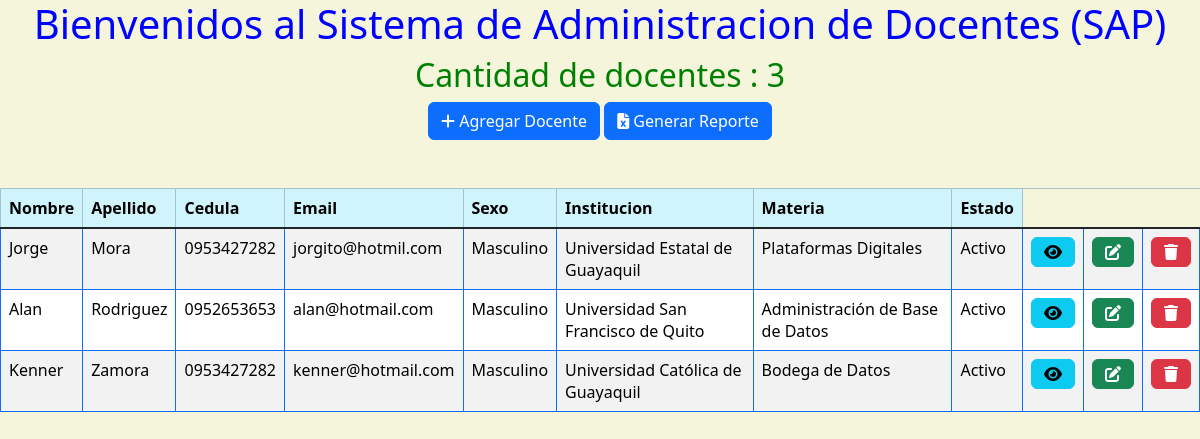
The page / on the database its author committed.
### docentes/models.py (models this page shows, shortened)
class Docente(models.Model):
    SEXO = [
        ("M", "Masculino"),
        ("F", "Femenino"),
    ]
    nombre = models.CharField(max_length=20)
    apellido = models.CharField(max_length=20)
    cedula = models.CharField(max_length=10)
    sexo = models.CharField(max_length=1, choices=SEXO, null=True)
    email = models.CharField(max_length=50)
    institucion = models.ForeignKey(Institucion, on_delete=models.SET_NULL, null=True)
    materia = models.ForeignKey(Materia, on_delete=models.SET_NULL, null=True)
    fecha_de_nacimiento = models.CharField(max_length=50)
    celular = models.CharField(max_length=10)
    activo = models.BooleanField(default=True)

class Institucion(models.Model):
    nombre = models.CharField(max_length=100, null=True)
    direccion = models.CharField(max_length=100, null=True)
    numero = models.CharField(max_length=10, null=True)
    def __str__(self):
        return f'{self.nombre}'

class Materia(models.Model):
    nombre = models.CharField(max_length=100)
    horas = models.IntegerField(null=True)
    institucion = models.ForeignKey(Institucion, on_delete=models.SET_NULL, null=True)
    alumno = models.ForeignKey(Alumno, on_delete=models.SET_NULL, null=True)
    def __str__(self):
        return f'{self.nombre}'

### webapp/views.py (the view)
# urls.py: path('', bienvenida2, name='inicio'),
def bienvenida2(request):
    cantidad_docentes = Docente.objects.count()
    docentes = Docente.objects.order_by('apellido','nombre')
    dict_datos = {'cantidad_docentes': cantidad_docentes, 'docentes': docentes}
    pagina = loader.get_template('bienvenida.html')
    return HttpResponse(pagina.render(dict_datos, request))

### webapp/templates/bienvenida.html (shortened to what this page needs)
<html lang="en">
<head>
    {% load static %}
    <link href="{% static 'fontawesomefree/css/fontawesome.css' %}" rel="stylesheet" type="text/css">
    <link href="{% static 'fontawesomefree/css/brands.css' %}" rel="stylesheet" type="text/css">
    <link href="{% static 'fontawesomefree/css/solid.css' %}" rel="stylesheet" type="text/css">
    <link href="https://cdn.jsdelivr.net/npm/bootstrap@5.3.2/dist/css/bootstrap.min.css" rel="stylesheet">
</head>
<body>
<div class="panel panel-primary" align="center">
    <div class="panel-heading">
    <h1>Bienvenidos al Sistema de Administracion de Docentes (SAP)</h1>
    </div>
<h2>Cantidad de docentes : {{cantidad_docentes}}</h2>
</div>
<div align="center" class="">
    <a href="agregar_docente/" class="btn btn-primary"><i class="fa-solid fa-plus"></i> Agregar Docente </a>
    <a href="generar_reporte/" class="btn btn-primary"><i class="fa-solid fa-file-excel"></i> Generar Reporte </a>
</div>
    <br>
    <br>
<table class="table table-striped table-hover table-bordered border-primary">
    <thead>
        <tr scope="row" class="table-info" >
            <th scope="col" >Nombre</th>
            <th scope="col">Apellido</th>
            <th scope="col">Cedula</th>
            <th scope="col">Email</th>
            <th scope="col">Sexo</th>
            <th scope="col">Institucion</th>
            <th scope="col">Materia</th>
            <th scope="col">Estado</th>
        </tr>
    </thead>
    <tbody class="table-group-divider">
        {% for docente in docentes %}
            <tr scope="row" >
                <td>{{docente.nombre}}</td>
                <td>{{docente.apellido}}</td>
                <td>{{docente.cedula}}</td>
                <td>{{docente.email}}</td>
                <td>{{docente.get_sexo_display}}</td>
                <td>{{docente.institucion}}</td>
                <td>{{docente.materia}}</td>
                <td>
                    {% if docente.activo %}
                            Activo
                      {% else %}
                            Inactivo
                      {% endif %}
                <td><a href="ver_docente/{{docente.id}}" class="btn btn-info"><i class="fa-solid fa-eye"></i></a></td>
                <td><a href="modificar_docente/{{docente.id}}" class="btn btn-success"><i class="fa-solid fa-pen-to-square"></i></a></td>
                <td><a href="eliminar_docente/{{docente.id}}" class="btn btn-danger"><i class="fa-solid fa-trash"></i></a></td>
            </tr>
        {% endfor %}
    </tbody>
</table>
</body>
</html>

### webapp/templates/bienvenida.html (style rules this page uses)
body { background-color:beige; }
h1 { color:blue; }
h2 { color:green; }

### rows shown on the page
Docente: nombre "Jorge", apellido "Mora", cedula "0953427282", email "jorgito@hotmil.com", sexo "Masculino", institucion "Universidad Estatal de Guayaquil", materia "Plataformas Digitales", activo "Activo"
Docente: nombre "Alan", apellido "Rodriguez", cedula "0952653653", email "alan@hotmail.com", sexo "Masculino", institucion "Universidad San Francisco de Quito", materia "Administración de Base de Datos", activo "Activo"
Docente: nombre "Kenner", apellido "Zamora", cedula "0953427282", email "kenner@hotmail.com", sexo "Masculino", institucion "Universidad Católica de Guayaquil", materia "Bodega de Datos", activo "Activo"

### other values the page prints
{{ cantidad_docentes }} "3"
